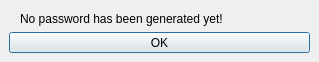
<?xml version="1.0" encoding="UTF-8"?>
<ui version="4.0">
 <class>Dialog</class>
 <widget class="QDialog" name="Dialog">
  <property name="geometry">
   <rect>
    <x>0</x>
    <y>0</y>
    <width>319</width>
    <height>62</height>
   </rect>
  </property>
  <property name="minimumSize">
   <size>
    <width>318</width>
    <height>62</height>
   </size>
  </property>
  <property name="maximumSize">
   <size>
    <width>319</width>
    <height>62</height>
   </size>
  </property>
  <property name="windowTitle">
   <string>No password!</string>
  </property>
  <widget class="QPushButton" name="pushButton">
   <property name="geometry">
    <rect>
     <x>9</x>
     <y>32</y>
     <width>301</width>
     <height>21</height>
    </rect>
   </property>
   <property name="text">
    <string>OK</string>
   </property>
  </widget>
  <widget class="QLabel" name="label">
   <property name="geometry">
    <rect>
     <x>20</x>
     <y>10</y>
     <width>281</width>
     <height>17</height>
    </rect>
   </property>
   <property name="text">
    <string>No password has been generated yet!</string>
   </property>
  </widget>
 </widget>
 <resources/>
 <connections/>
</ui>
